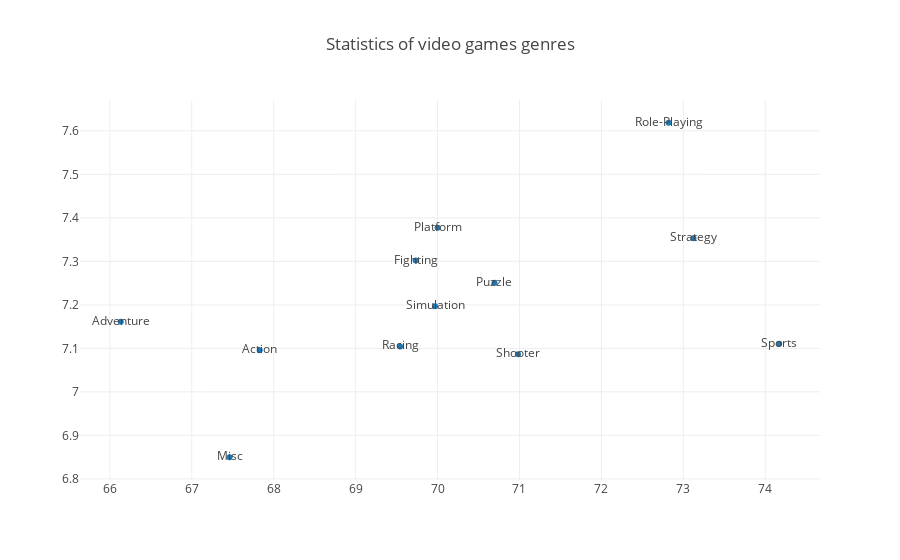

Notebook code for this chart:
### Markdown cell above
Пока что ничего непонятно, давайте добавим к точкам подписи.

### Code cell
trace0 = go.Scatter(
    x=genres_df.Critic_Score,
    y=genres_df.User_Score,
    mode = 'markers+text',
    text = genres_df.index,
    #texposition = 'bottom'
)

data = [trace0]
layout = {'title': 'Statistics of video games genres'}

fig = go.Figure(data=data, layout=layout)

iplot(fig, show_link=False)

### Figure 1 — Plotly figure (JSON) as saved in the notebook; plotly's stock layout.template omitted (floating-point values rounded to 4 significant figures)
{"data": [{"mode": "markers+text", "text": ["Action", "Adventure", "Fighting", "Misc", "Platform", "Puzzle", "Racing", "Role-Playing", "Shooter", "Simulation", "Sports", "Strategy"], "type": "scatter", "uid": "a1cab4e8-cb27-11e8-aff7-9822ef9bff13", "x": [67.83, 66.13, 69.73, 67.46, 70, 70.69, 69.54, 72.82, 70.98, 69.97, 74.17, 73.12], "y": [7.096, 7.161, 7.302, 6.85, 7.377, 7.251, 7.104, 7.619, 7.086, 7.197, 7.111, 7.353]}], "layout": {"title": "Statistics of video games genres"}}
